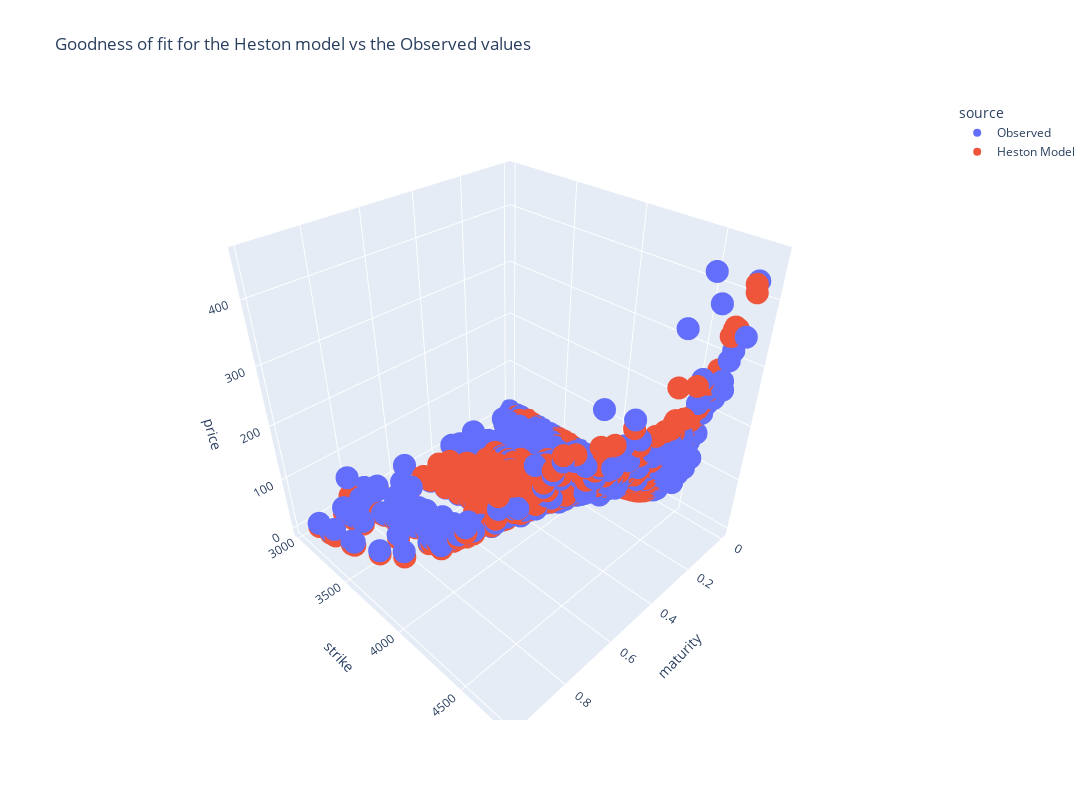

Notebook code cell kept with this figure:
### Code cell
resulds_df = get_resutls_Heston(volSurfaceLong_small, v0=v0, kappa=kappa, theta=theta, zeta=zeta, rho=rho)
fig = px.scatter_3d(resulds_df, x='maturity', y='strike', z='price', color='source', width=1200, height=800, title='Goodness of fit for the Heston model vs the Observed values')
fig.show()

### Figure 1 — Plotly figure (JSON) as saved in the notebook; plotly's stock layout.template omitted (floating-point values rounded to 4 significant figures; data arrays with more than 128 entries replaced by an {"elided": "..."} marker saying what was removed)
{"data": [{"hovertemplate": "source=Observed<br>maturity=%{x}<br>strike=%{y}<br>price=%{z}<extra></extra>", "legendgroup": "Observed", "marker": {"color": "#636efa", "symbol": "circle"}, "mode": "markers", "name": "Observed", "scene": "scene", "showlegend": true, "type": "scatter3d", "x": {"elided": "1016 float values"}, "y": {"elided": "1016 int values"}, "z": {"elided": "1016 float values"}}, {"hovertemplate": "source=Heston Model<br>maturity=%{x}<br>strike=%{y}<br>price=%{z}<extra></extra>", "legendgroup": "Heston Model", "marker": {"color": "#EF553B", "symbol": "circle"}, "mode": "markers", "name": "Heston Model", "scene": "scene", "showlegend": true, "type": "scatter3d", "x": {"elided": "1016 float values"}, "y": {"elided": "1016 int values"}, "z": {"elided": "1016 float values"}}], "layout": {"height": 800, "legend": {"title": {"text": "source"}, "tracegroupgap": 0}, "scene": {"domain": {"x": [0, 1], "y": [0, 1]}, "xaxis": {"title": {"text": "maturity"}}, "yaxis": {"title": {"text": "strike"}}, "zaxis": {"title": {"text": "price"}}}, "title": {"text": "Goodness of fit for the Heston model vs the Observed values"}, "width": 1200}}
